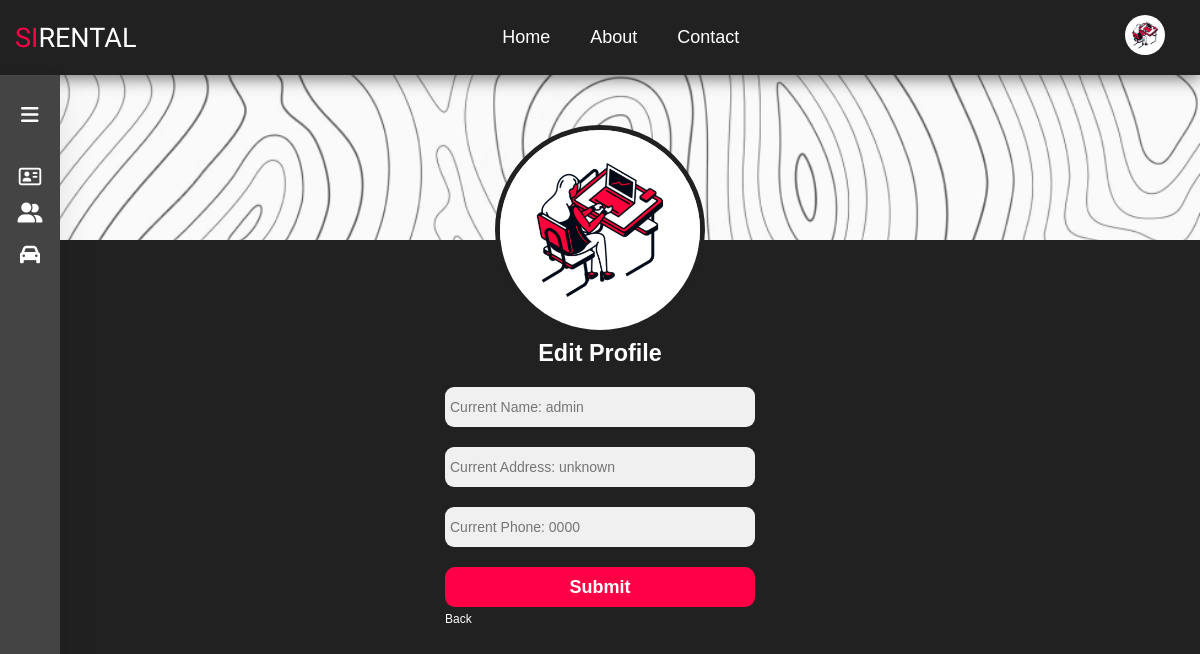
The page /editProfile.php?user_id=1 (signed in) on the database its author committed.
### tables this page shows
CREATE TABLE IF NOT EXISTS `users` (
  `user_id` int(11) NOT NULL AUTO_INCREMENT,
  `user_name` varchar(50) DEFAULT NULL,
  `user_email` varchar(30) NOT NULL,
  `user_password` varchar(16) NOT NULL,
  `user_address` varchar(50) DEFAULT NULL,
  `user_phone` varchar(50) DEFAULT NULL,
  `user_gender` char(50) DEFAULT NULL,
  `user_level` int(11) NOT NULL,
  PRIMARY KEY (`user_id`),
  UNIQUE KEY `user_email` (`user_email`)
);

### editProfile.php (the view, shortened to what this page needs)
<?php
include('server/connection.php');
$id = $_GET['user_id'];
$query = "SELECT * FROM users WHERE user_id = $id";
$result = mysqli_query($conn, $query);
$row = mysqli_fetch_assoc($result);
include("layouts/navbar.php");
if ($row['user_level'] == 0) {
  $role = "Admin";
} else if ($row['user_level'] == 1) {
  $role = "Member";
} else {
  $role = "Customer";
}
?>
<div class="container-edit-profile">
  <div class="background-profile">
  </div>
  <div class="edit-profile-form">
    <div>
      <img src="assets/icon/<?php echo $role ?>.png" alt="" class="profile-image" />
    </div>
    <div>
      <h3>Edit Profile</h3>
    </div>
    <form action="" method="POST">
      <div class="text_field">
        <input type="text" name="user_name" placeholder="Current Name: <?php echo $row['user_name'] ?>" required>
      </div>
      <div class="text_field">
        <input type="text" name="user_address" placeholder="Current Address: <?php echo $row['user_address'] ?>" required>
      </div>
      <div class="text_field">
        <input type="text" name="user_phone" placeholder="Current Phone: <?php echo $row['user_phone'] ?>" required>
      </div>
      <div>
        <input type="submit" name="btn_submit" value="Submit">
      </div>
      <div class="under-button-submit">
        <div>
          <a href="profile.php?user_id=<?php echo $id?>">Back</a>
        </div>
      </div>
    </form>
  </div>
</div>
<?php
include('layouts/sidebar.php');
?>
</body>
</html>

### style/style.css (style rules this page uses)
*, body { margin: 0; padding: 0; }
form .text_field { position: relative; margin: 20px 0; }
.text_field > input { width: 300px; color: black; padding: 0 5px; height: 40px; font-size: 14px; border: none; background: #f0f0f0; border-radius: 9px; }
input[type="submit"] { width: 100%; height: 40px; background-color: #ff0046; color: #ffffff; border-radius: 10px; font-weight: bold; font-size: 18px; border: none; cursor: pointer; }
.under-button-submit { display: flex; justify-content: space-between; text-align: right; padding-top: 5px; padding-bottom: 30px; font-size: 12px; }
.under-button-submit > div > a { text-decoration: none; text-align: center; color: white; cursor: pointer; }
.background-profile { width: 100%; margin: 0; padding: 0; }
.profile-image { object-fit: cover; width: 200px; border-radius: 100%; border: 5px solid #212121; }
.container-edit-profile { display: flex; flex-direction: column; color: white; background-color: #212121; width: 100%; padding-top: 5vh; height: 95vh; font-family: "Poppins", sans-serif; font-size: 20px; align-items: center; }
.edit-profile-form { display: flex; flex-direction: column; position: relative; top: -15vh; align-items: center; justify-content: center; width: 50%; }

### rows shown on the page
users: user_name "Current Name: admin", user_address "Current Address: unknown", user_phone "Current Phone: 0000"
